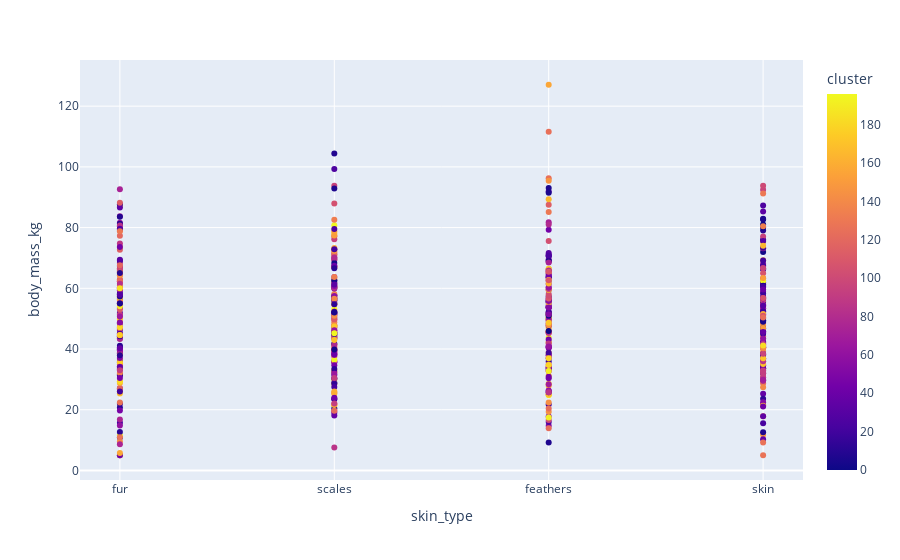

Notebook source saved alongside this figure:
### Markdown cell above
## Cruzamentos utilizando classificação dos clusters

### Code cell
# Cruzamento entre skin_type e body_mass_kg, apresentando os clusters
px.scatter(df, x='skin_type', y='body_mass_kg', color='cluster')

### Figure 1 — Plotly figure (JSON) as saved in the notebook; plotly's stock layout.template omitted (floating-point values rounded to 4 significant figures; data arrays with more than 128 entries replaced by an {"elided": "..."} marker saying what was removed)
{"data": [{"hovertemplate": "skin_type=%{x}<br>body_mass_kg=%{y}<br>cluster=%{marker.color}<extra></extra>", "legendgroup": "", "marker": {"color": {"elided": "600 int values"}, "coloraxis": "coloraxis", "symbol": "circle"}, "mode": "markers", "name": "", "orientation": "v", "showlegend": false, "type": "scatter", "x": {"elided": "600 str values"}, "xaxis": "x", "y": {"elided": "600 float values"}, "yaxis": "y"}], "layout": {"coloraxis": {"colorbar": {"title": {"text": "cluster"}}, "colorscale": [[0, "#0d0887"], [0.1111, "#46039f"], [0.2222, "#7201a8"], [0.3333, "#9c179e"], [0.4444, "#bd3786"], [0.5556, "#d8576b"], [0.6667, "#ed7953"], [0.7778, "#fb9f3a"], [0.8889, "#fdca26"], [1, "#f0f921"]]}, "legend": {"tracegroupgap": 0}, "margin": {"t": 60}, "xaxis": {"anchor": "y", "domain": [0, 1], "title": {"text": "skin_type"}}, "yaxis": {"anchor": "x", "domain": [0, 1], "title": {"text": "body_mass_kg"}}}}
